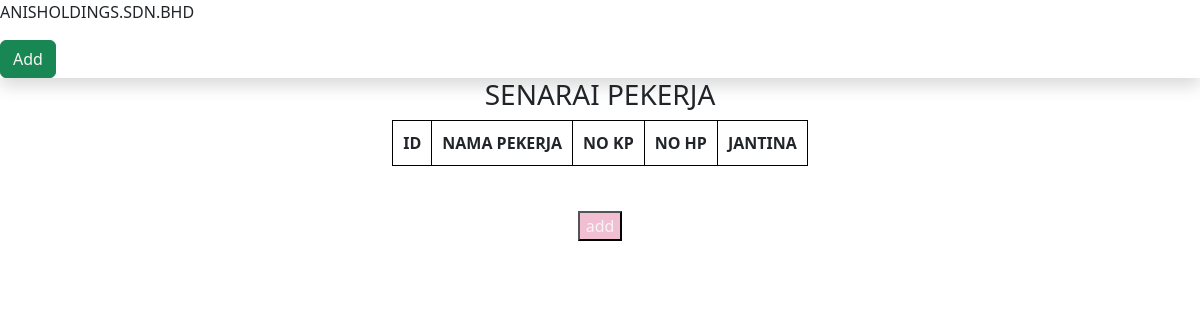
Before: / with the older database file.
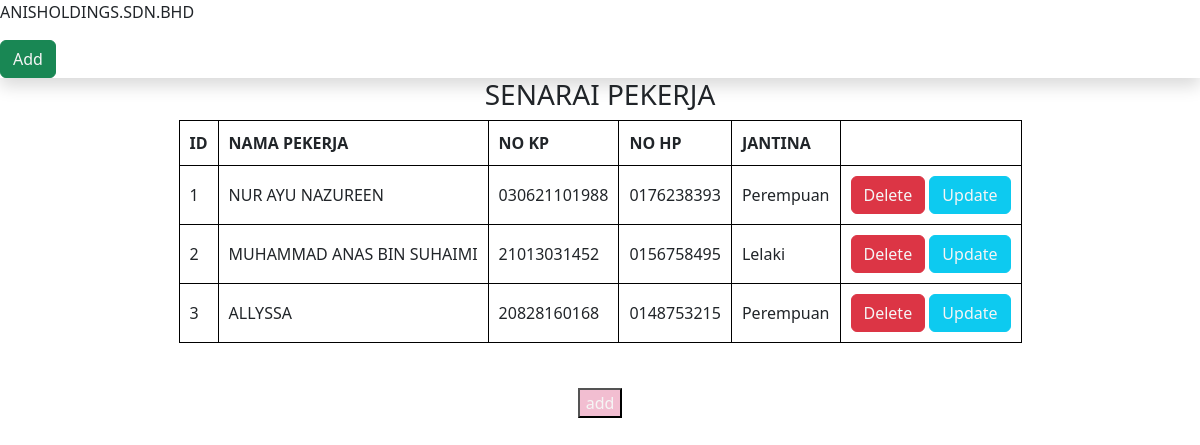
After: the same page with the newer database file.
### tables this page shows
CREATE TABLE `user_pekerja` (
  `id` int(3) NOT NULL,
  `nama_pekerja` varchar(30) NOT NULL,
  `no_kp` varchar(30) NOT NULL,
  `jantina` varchar(30) NOT NULL,
  `no_hp` varchar(30) NOT NULL
);

### index.php (the view, shortened to what this page needs)
<?php
include ('config.php');
?>
<!DOCTYPE html>
<html lang="en">
<head>
    <link rel="stylesheet" href="https://cdn.jsdelivr.net/npm/bootstrap@5.3.0/dist/css/bootstrap.min.css">
    <link rel="stylesheet" href="https://cdn.jsdelivr.net/npm/bootstrap@5.3.0/dist/js/bootstrap.bundle.min.js">
    <link rel="stylesheet" href="style.css">
</head>
<body>
<div class="shadow"><p>ANISHOLDINGS.SDN.BHD</p>
<button type="button" class="btn btn-success"><a href="add.php"> Add </a></button>
</div>
    <h3>SENARAI PEKERJA</h3>
    <center>
        <table border="table 1">
           <tr>
                <th scope="col1">ID </th>
                <th scope="col2">NAMA PEKERJA</th>
                <th scope="col3">NO KP</th>
                <th scope="col4">NO HP</th>
                <th scope="col5">JANTINA</th>
</tr>
            <?php
            $sql= "SELECT * FROM user_pekerja ORDER BY id";
            $data= mysqli_query($conn, $sql);
            while ($user_pekerja = mysqli_fetch_array($data)){
            ?>
            <tr>
               <td><?php echo $user_pekerja ['id']; ?></td>
               <td><?php echo $user_pekerja ['nama_pekerja']; ?></td>
               <td><?php echo $user_pekerja ['no_kp']; ?></td>
               <td><?php echo $user_pekerja ['no_hp']; ?></td>
               <td><?php echo $user_pekerja ['jantina']; ?></td>
               <td>
                <button type="button" class="btn btn-danger"><a href="delete.php?no_kp=<?php echo $user_pekerja['no_kp']; ?>">Delete</a> </button>
               <button type="button" class="btn btn-info"><a href="update.php">Update</a> </button>
            </td>
            </tr>
           <?php $id = $id + 1;
        }
        ?></td>
        </table>
        <button id="add"><a href="add.php" >add</a></button>
    </center>
</body>
</html>

### style.css (style rules this page uses)
table, tr, th,td { border: black solid 1px; padding: 10px; }
a { text-decoration: none; color: whitesmoke; }
#add { background-color: #F2BED1; color: black; margin-top: 45px; }
h3 { text-align: center; }

Changed rows visible on the page:
added user_pekerja: id "1", nama_pekerja "NUR AYU NAZUREEN", no_kp "030621101988", no_hp "0176238393", jantina "Perempuan"
added user_pekerja: id "2", nama_pekerja "MUHAMMAD ANAS BIN SUHAIMI", no_kp "21013031452", no_hp "0156758495", jantina "Lelaki"
added user_pekerja: id "3", nama_pekerja "ALLYSSA", no_kp "20828160168", no_hp "0148753215", jantina "Perempuan"
